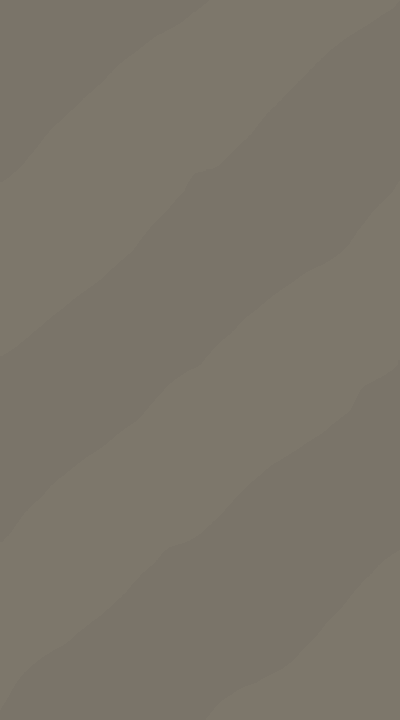
#> input picture assets/images/ground_pattern.png, 400 x 720 px
$ python make_ico.py ../assets/images/ground_pattern.png
#> lines starting #> are read from the running program, lines starting #| are printed output that depends on the picture
#!/usr/bin/env python3
"""Convert a PNG to a multi-size .ico for Windows executables."""
import argparse
from PIL import Image

SIZES = [(16, 16), (32, 32), (48, 48), (64, 64), (128, 128), (256, 256)]

def make_ico(input_path, output_path):
#> called with input_path = '../assets/images/ground_pattern.png', output_path = 'assets/images/icon.ico'
    img = Image.open(input_path).convert("RGBA")
    frames = [img.resize(s, Image.LANCZOS) for s in SIZES]
#> frames = 6 items
    frames[0].save(output_path, format="ICO", append_images=frames[1:], sizes=SIZES)
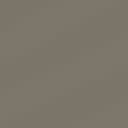
#> saved as icon.ico: PIL image 16x16 RGBA (shown 8 times larger); mean R, G, B, A 123.4, 117.4, 106, 255
    print(f"Created {output_path}")

if __name__ == "__main__":
    parser = argparse.ArgumentParser(description="Convert PNG to .ico")
    parser.add_argument("input",  nargs="?", default="assets/images/icon.png")
    parser.add_argument("output", nargs="?", default="assets/images/icon.ico")
    args = parser.parse_args()
    make_ico(args.input, args.output)
